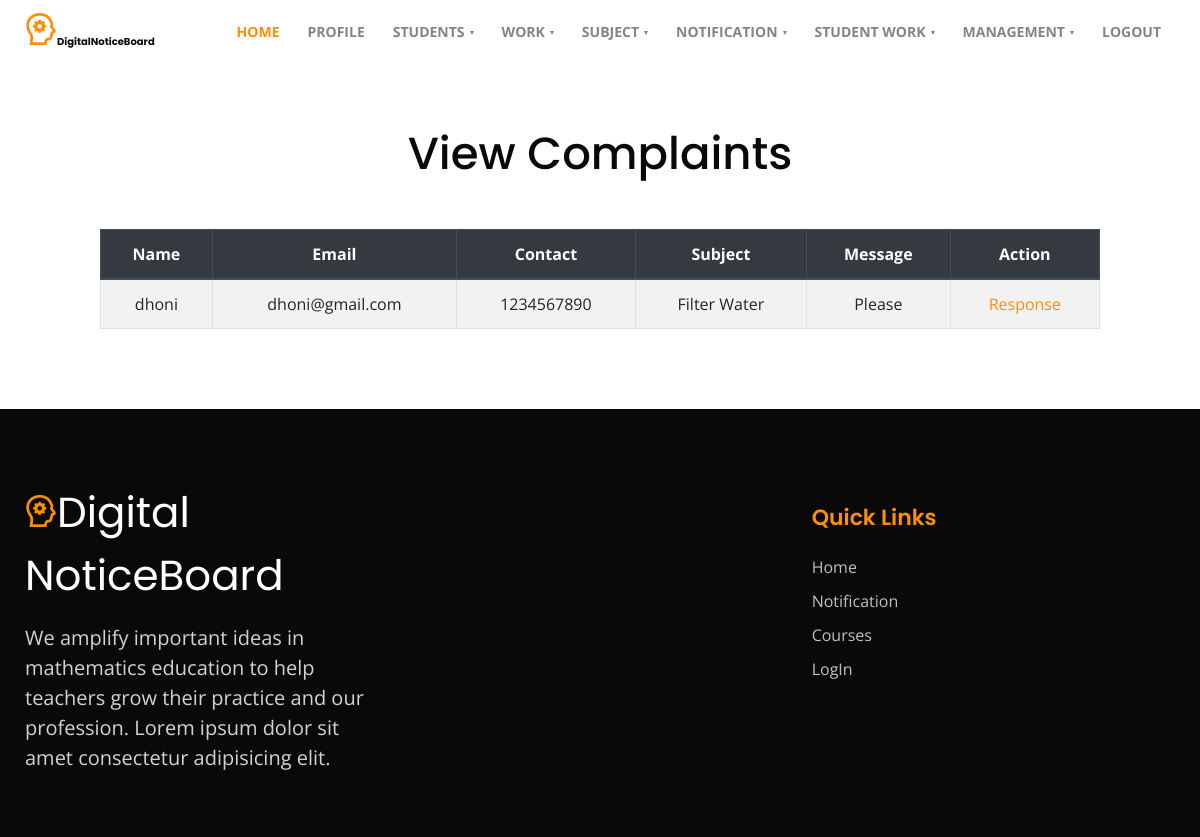
The page /view_complaint (signed in) on the database its author committed.
### complaint/models.py (models this page shows)
class Complaints(models.Model):
    subject = models.CharField(max_length=50,default='')
    message = models.CharField(max_length=500,default='')
    response = models.CharField(max_length=500,null=True)
    responsetime=models.CharField(max_length=50,default='Not Responded')
    status = models.CharField(max_length=100,null=True,default="NULL")
    uid = models.ForeignKey(Register,on_delete=models.CASCADE,null=True,related_name='+')
    respondedby = models.ForeignKey(Register,on_delete=models.CASCADE,null=True)

### Authentication/models.py (models this page shows)
class Register(AbstractUser):
    name = models.CharField(max_length=50,default='')
    contact = models.IntegerField(null=True)
    address = models.CharField(max_length=50,default='')
    gender = models.CharField(max_length=50,default='')
    experience = models.CharField(max_length=50,default='')
    qualification = models.CharField(max_length=50,default='')
    usertype = models.IntegerField(null=True)
    department = models.ForeignKey(Departments,on_delete=models.CASCADE,null=True)
    semester = models.ForeignKey(Semesters,on_delete=models.CASCADE,null=True)
    batch = models.CharField(max_length=50,default='')
    dob = models.CharField(max_length=50,default='')
    status = models.IntegerField(default=0)
    examstatus = models.IntegerField(default=0)
    regno = models.IntegerField(null=True,unique=True)
    class Meta:
        unique_together = ('username', 'regno')

### complaint/views.py (the view)
# urls.py: path('view_complaint',views.complaint_views),
@login_required(login_url='/login')
def complaint_views(request):
    a = Complaints.objects.filter(status="NULL").all()
    return render(request,'view_complaint.html',{'a':a})

### complaint/templates/view_complaint.html (shortened to what this page needs)
{%extends 'layout.html'%}
{%block content%}
  <section class="w3l-contacts-12" id="contact">
      <div class="container py-5">
          <div class="contacts12-main py-md-3">
              <div class="header-section text-center">
                  <h3 class="mb-md-5 mb-4">View Complaints
              </div>
              <table class="table table-hover table-bordered table-striped ">
                <thead class="thead-dark">
            <tr>
                <th >Name</th>
                <th >Email</th>
                <th >Contact</th>
                <th >Subject</th>
                <th > Message</th>
                <th >Action</th>
            </tr>
        </thead>
        <tbody>
            {% for i in a %}
            <tr>
                <td>{{i.uid.username}}</td>
                <td>{{i.uid.email}}</td>
                <td>{{i.uid.contact}}</td>
                <td>{{i.subject}}</td>
                <td>{{i.message}}</td>
                <td><a href="/response_complaint/{{i.id}}">Response</a></td>
            </tr>
            {%endfor%}
        </tbody>
    </table>
</div>
</div>
</section>
{%endblock%}

### rows shown on the page
Complaints: uid.username "dhoni", uid.email "dhoni@gmail.com", uid.contact "1234567890", subject "Filter Water", message "Please"
